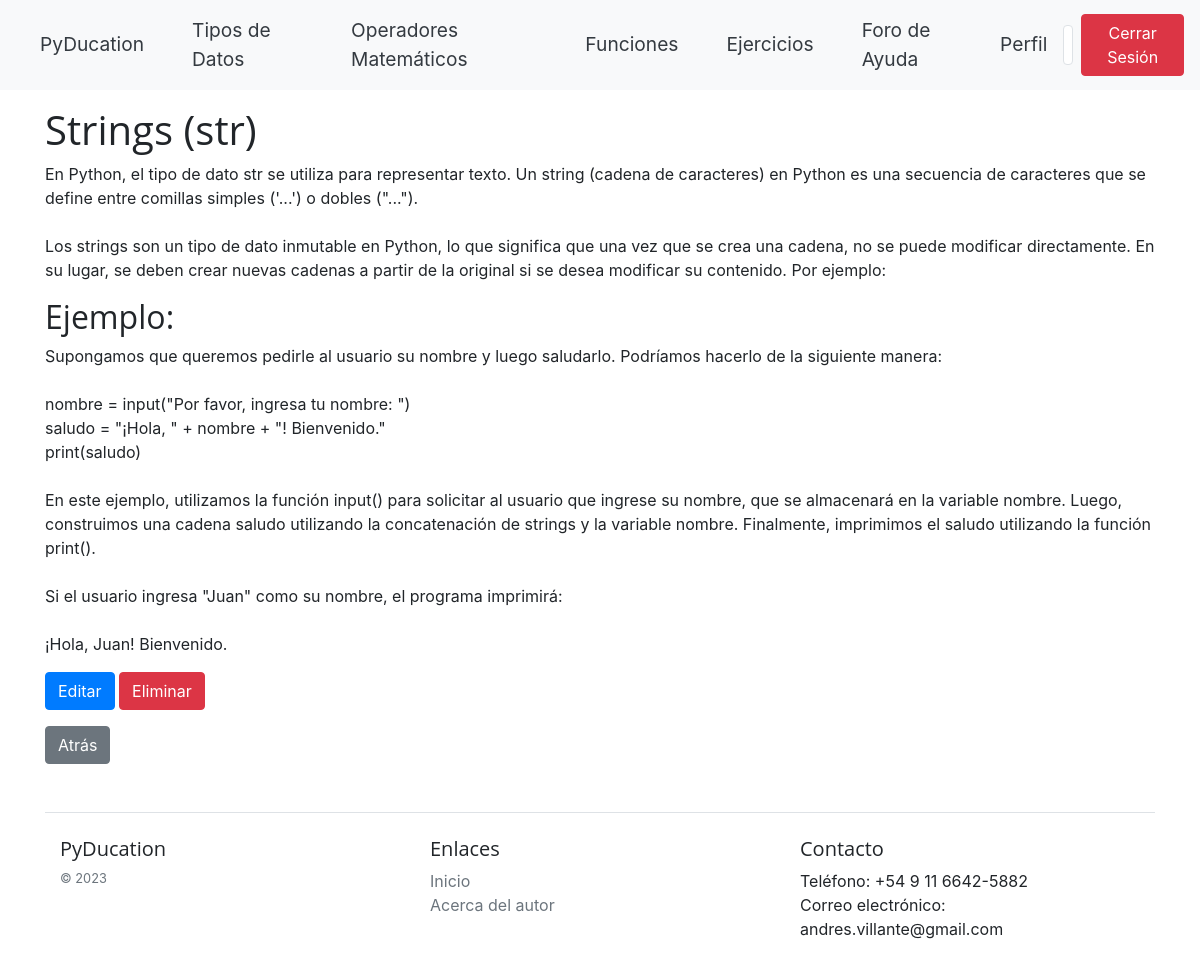
/data-types/1/ (signed in), run on the app's committed database.
### blog/models.py (models this page shows, shortened)
class Profile(models.Model):
    user = models.OneToOneField(User, on_delete=models.CASCADE)
    full_name = models.CharField(max_length=100)
    nationality = models.CharField(max_length=50)
    bio = models.TextField()
    profile_pic = models.ImageField(upload_to='profile_pics/', default='profile_pics/default_profile_pic.jpg')

class DataType(models.Model):
    name = models.CharField(max_length=255)
    description = models.TextField(blank=True, null=True)
    detailed_description = models.TextField(blank=True, null=True)
    example = models.TextField(blank=True, null=True)
    data_type_created_by = models.ForeignKey(
        User,
        on_delete=models.CASCADE,
        related_name='data_types_created',
        null=True,
        blank=True,
        default=None,
    )

### blog/views.py (the view)
# urls.py: path('data-types/<int:pk>/', DataTypeDetailView.as_view(), name='data_type_detail'),
class DataTypeDetailView(LoginRequiredMixin, DetailView):
    template_name = 'data_types/data_type_detail.html'
    model = DataType
    context_object_name = 'data_type'

### PyDucation/templates/data_types/data_type_detail.html (shortened to what this page needs)
{% extends 'PyDucation/base.html' %}
{% block content %}
  <div class="container">
    <h1>{{ data_type.name }}</h1>
    <p>{{ data_type.description|linebreaksbr }}</p>
    <h2>Ejemplo:</h2>
    <p>{{ data_type.example|linebreaksbr }}</p>
    <div class="button-group">
      <a class="btn btn-primary" href="{% url 'data_type_update' pk=data_type.pk %}">Editar</a>
      <form class="d-inline" action="{% url 'data_type_delete' pk=data_type.pk %}" method="post">
        <button type="submit" class="btn btn-danger" onclick="return confirm('¿Está seguro de que desea eliminar este tipo de datos?')">Eliminar</button>
      </form>
    </div>
    <a href="{% url 'data_type_list' %}" class="btn btn-secondary mt-3">Atrás</a>
{% endblock %}

### PyDucation/templates/PyDucation/base.html (shortened to what this page needs)
{% load static %}
<!DOCTYPE html>
<html lang="en">
    <head>
        <link rel="stylesheet" type="text/css" href="{% static 'css/base.css' %}">
        <link rel="stylesheet" href="https://stackpath.bootstrapcdn.com/bootstrap/4.3.1/css/bootstrap.min.css"
>
        <link rel="stylesheet" href="https://cdnjs.cloudflare.com/ajax/libs/font-awesome/5.15.1/css/all.min.css"
 />
    </head>
    <body>
        <nav class="navbar navbar-expand-lg navbar-light bg-light">
            {% if user.is_authenticated %}
            <a class="nav-link navbar-text text-dark mx-2" href="{% url 'pyducation' %}">PyDucation</a>
            <a class="nav-link navbar-text text-dark mx-2" href="{% url 'data_type_list' %}">Tipos de Datos</a>
            <a class="nav-link navbar-text text-dark mx-2" href="{% url 'math_operator_list' %}">Operadores Matemáticos</a>
            <a class="nav-link navbar-text text-dark mx-2" href="{% url 'function_list' %}">Funciones</a>
            <a class="nav-link navbar-text text-dark mx-2" href="{% url 'exercise_list' %}">Ejercicios</a>
            <a class="nav-link navbar-text text-dark mx-2" href="{% url 'post_list' %}">Foro de Ayuda</a>
            {% else %}
            <a class="nav-link navbar-text text-dark mx-2" href="{% url 'home' %}">PyDucation</a>
            {% endif %}
            <div class="collapse navbar-collapse" id="navbarNav">
              <ul class="navbar-nav ml-auto">
                {% if user.is_authenticated %}
                <li class="nav-item">
                    {% if user.profile %}
                    <div class="d-flex align-items-center">
                        <a class="nav-link navbar-text text-dark" href="{% url 'profile_detail' user.profile.pk %}">Perfil</a>
                        <a class="nav-link" href="{% url 'profile_detail' user.profile.pk %}">
                            <img src="{{ user.profile.profile_pic.url }}" class="img-thumbnail profile-image" style="height: 40px;">
                        </a>
                    </div>
                    {% endif %}
                </li>
                <li class="nav-item">
                  <form action="{% url 'logout' %}" method="post">
                    <div class="text-center">
                      <button type="submit" class="btn btn-danger btn-logout">Cerrar Sesión</button>
                    </div>
                  </form>
                </li>
                {% endif %}
              </ul>
            </div>
          </nav>
        <div class="container-fluid mt-3">
            {% block content %}{% endblock %}
            {% if user.is_authenticated %}
                <footer class="mt-5 pt-4 border-top">
                    <div class="container">
                        <div class="row">
                            <div class="col-12 col-md">
                                <h5>PyDucation</h5>
                                <small class="d-block mb-3 text-muted">&copy; 2023</small>
                            </div>
                            <div class="col-6 col-md">
                                <h5>Enlaces</h5>
                                <ul class="list-unstyled text-small">
                                    <li><a class="text-muted" href="{% url 'pyducation' %}">Inicio</a></li>
                                    <li><a class="text-muted" href="{% url 'about' %}">Acerca del autor</a></li>
                                </ul>
                            </div>
                            <div class="col-6 col-md">
                                <h5>Contacto</h5>
                                <ul class="list-unstyled text-small">
                                    <li>Teléfono: +54 9 11 6642-5882</li>
                                    <li>Correo electrónico: andres.villante@gmail.com</li>
                                </ul>
                            </div>
                        </div>
                    </div>
                </footer>
            {% endif %}
        </div>
    </body>
</html>

### static/css/base.css (style rules this page uses)
.profile-image { display: block; margin: 0 auto; }
.navbar-nav { display: flex; justify-content: center; align-items: center; }
body { font-family: "Helvetica Neue", Helvetica, Arial, sans-serif; color: #333; background-color: #f9f9f9; line-height: 1.5; }
h1, h2, h3, h4, h5, h6 { font-family: "Open Sans", sans-serif; font-weight: 700; line-height: 1.2; margin: 1em 0; }
a { color: #0074d9; text-decoration: none; }
img { max-width: 100%; height: auto; }
.navbar { font-size: 1.2rem; }

### data on the page
DataType: name "Strings (str)", description "En Python, el tipo de dato str se utiliza para representar texto. Un string (cadena de caracteres) en Python es una secuencia de caracteres que se define entre comillas simples ('...') o dobles (\"...\"). Los strings son un tipo de dato inmutable en Python, lo que significa que una vez que se crea una cadena, no se puede modificar directamente. En su lugar, se deben crear nuevas cadenas a partir de la original si se desea modificar su contenido. Por ejemplo:", example "Supongamos que queremos pedirle al usuario su nombre y luego saludarlo. Podríamos hacerlo de la siguiente manera: nombre = input(\"Por favor, ingresa tu nombre: \") saludo = \"¡Hola, \" + nombre + \"! Bienvenido.\" print(saludo) En este ejemplo, utilizamos la función input() para solicitar al usuario que ingrese su nombre, que se almacenará en la variable nombre. Luego, construimos una cadena saludo utilizando la concatenación de strings y la variable nombre. Finalmente, imprimimos el saludo utilizando la función print(). Si el usuario ingresa \"Juan\" como su nombre, el programa imprimirá: ¡Hola, Juan! Bienvenido."
